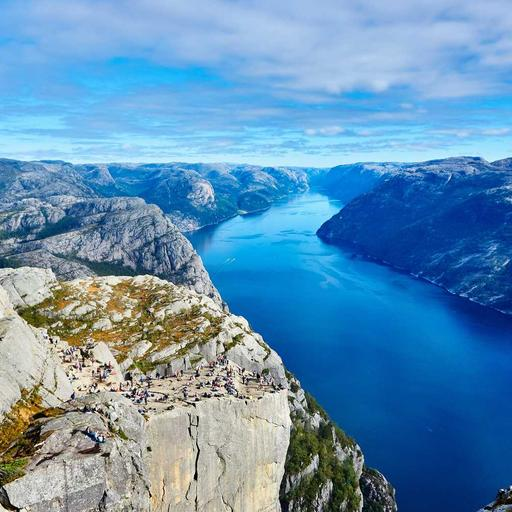
#> input picture scripts/a.jpg, 512 x 512 px
$ python hypotheses.py
#> lines starting #> are read from the running program, lines starting #| are printed output that depends on the picture
#!/usr/bin/env python3
"""Hypothesize new blend modes from the structure of the existing ones, and test.

Three generating families explain most existing modes and predict missing members:
  (1) Power (Holder) means  -> darken/harmonic/geometric/average are p=-inf,-1,0,1.
      Missing: p=2 (RMS) and the contraharmonic mean, between average and lighten.
  (2) Bitwise lattice -> and/or/xor exist. Missing: xnor (= dual of xor), nand, nor.
  (3) "Contrast" family = fuse(darkening_op, its dual lightening_op) at the midpoint
      -> overlay(mul,screen), linearlight, vividlight(burn,dodge), pinlight(min,max).
      The quadratic dodge/burn pair (reflect/glow/freeze/heat) has NO fused member.
      Hypothesis: "glowlight".
"""
import numpy as np
from PIL import Image, ImageDraw, ImageFont
M = 255.0
def clip(v): return np.clip(v, 0, 255)
gA = np.arange(256).reshape(256, 1) * np.ones((1, 256))
gB = np.ones((256, 1)) * np.arange(256).reshape(1, 256)
s = gA + gB

# ---- (1) the power-mean spectrum --------------------------------------------
darken   = np.minimum(gA, gB)                                  # p -> -inf
harmonic = np.where(s == 0, 0, 2 * gA * gB / np.maximum(s, 1e-9))   # p = -1
geometric= np.sqrt(gA * gB)                                    # p ->  0
average  = (gA + gB) / 2                                       # p =  1
rms      = np.sqrt((gA ** 2 + gB ** 2) / 2)                    # p =  2   *NEW
contra   = np.where(s == 0, 0, (gA ** 2 + gB ** 2) / np.maximum(s, 1e-9))  # *NEW
lighten  = np.maximum(gA, gB)                                  # p -> +inf

chain = [("darken  p=-inf", darken), ("harmonic  p=-1", harmonic),
         ("geometric  p=0", geometric), ("average  p=1", average),
         ("rms  p=2 *NEW", rms), ("contraharmonic *NEW", contra),
         ("lighten  p=+inf", lighten)]
print("POWER-MEAN SPECTRUM  (each rung must be >= the previous, everywhere):")
prev = None
for name, t in chain:
    if prev is not None:
        print(f"  {name:22}  min(this - prev) = {np.min(t - prev):+.3f}   "
              f"{'monotone OK' if np.min(t - prev) >= -1e-6 else 'VIOLATION'}")
    prev = t

# ---- (2) bitwise completion: xnor = dual of xor -----------------------------
iA, iB = gA.astype(int), gB.astype(int)
xor  = iA ^ iB
xnor = 255 - xor                                               # *NEW
dual_xor = 255 - ((255 - iA) ^ (255 - iB))
print("\nBITWISE: xnor == 255 - xor ;  also xnor == DUAL(xor)?  "
      f"max|xnor - DUAL(xor)| = {np.max(np.abs(xnor - dual_xor))}")

# ---- (3) the missing contrast mode: glowlight -------------------------------
def burn_q(c, b):  return np.where(c <= 0, 0, 255 - np.minimum(255, (255 - b) ** 2 / np.maximum(c, 1e-9)))
def dodge_q(c, b): return np.where(c >= 255, 255, np.minimum(255, b ** 2 / np.maximum(255 - c, 1e-9)))
def glowlight(A, B):   # mirrors vividlight, but with the quadratic dodge/burn pair
    return np.where(A < 128, burn_q(2 * A, B), dodge_q(2 * (A - 128), B))
gl = clip(glowlight(gA, gB))
print("\nCONTRAST FAMILY completeness:")
print("  overlay=fuse(multiply,screen) | linearlight=fuse(Lburn,Ldodge) |")
print("  vividlight=fuse(colorburn,colordodge) | pinlight=fuse(min,max) |")
print("  glowlight=fuse(freeze,reflect)  <-- the previously-missing quadratic member")
print(f"  glowlight range: [{gl.min():.0f}, {gl.max():.0f}],  center px = {gl[128,128]:.0f}")

# ---- render the new candidates on the real images ---------------------------
A = np.asarray(Image.open("a.jpg").convert("RGB").resize((400, 400)), float)
B = np.asarray(Image.open("b.jpg").convert("RGB").resize((400, 400)), float)
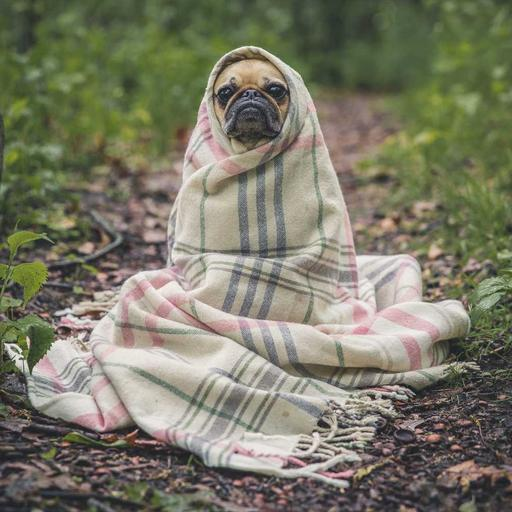
#> input picture scripts/b.jpg, 512 x 512 px
def img(arrfn): return np.broadcast_to(0, (1,))  # placeholder

def mode_rgb(fn): return Image.fromarray(clip(np.round(fn(A, B))).astype(np.uint8))
panels = [
 ("darken",      lambda A,B: np.minimum(A,B)),
 ("harmonic",    lambda A,B: np.where(A+B==0,0,2*A*B/np.maximum(A+B,1e-9))),
 ("geometric",   lambda A,B: np.sqrt(A*B)),
 ("average",     lambda A,B: (A+B)/2),
 ("rms *NEW",    lambda A,B: np.sqrt((A**2+B**2)/2)),
 ("contraharm *NEW", lambda A,B: np.where(A+B==0,0,(A**2+B**2)/np.maximum(A+B,1e-9))),
 ("lighten",     lambda A,B: np.maximum(A,B)),
 ("xor",         lambda A,B: (A.astype(int)^B.astype(int)).astype(float)),
 ("xnor *NEW",   lambda A,B: 255.0-(A.astype(int)^B.astype(int))),
 ("vividlight",  lambda A,B: np.where(A<128, np.where(2*A<=0,0,np.maximum(0,255-(255-B)*255/np.maximum(2*A,1e-9))),
                                              np.where(2*(A-128)>=255,255,np.minimum(255,B*255/np.maximum(255-2*(A-128),1e-9))))),
 ("glowlight *NEW", glowlight),
]
cell, lblh, cols = 200, 26, 4
rows = (len(panels)+cols-1)//cols
#> rows = 3
def font(sz):
#> called with sz = 15
    for p in ("/System/Library/Fonts/Supplemental/Arial Bold.ttf","/System/Library/Fonts/Helvetica.ttc"):
        try: return ImageFont.truetype(p, sz)
        except Exception: pass
    return ImageFont.load_default()
fn = font(15)
sheet = Image.new("RGB",(cols*cell, rows*(cell+lblh)),(245,245,245))
#> sheet: PIL image 800x678 RGB; every value is 245
d = ImageDraw.Draw(sheet)
for i,(name,f) in enumerate(panels):
    r,c = divmod(i,cols); x0,y0 = c*cell, r*(cell+lblh)
    sheet.paste(mode_rgb(f).resize((cell,cell)),(x0,y0))
    hi = "NEW" in name
    d.rectangle([x0,y0+cell,x0+cell,y0+cell+lblh], fill=(255,244,200) if hi else (255,255,255))
    d.text((x0+5,y0+cell+5), name, fill=(160,0,0) if hi else (0,0,0), font=fn)
#> this loop made 11 passes
#> (name, r, c, x0, y0, hi) on passes 1 to 11: ('darken', 0, 0, 0, 0, False), ('harmonic', 0, 1, 200, 0, False), ('geometric', 0, 2, 400, 0, False), ('average', 0, 3, 600, 0, False), ('rms *NEW', 1, 0, 0, 226, True), ('contraharm *NEW', 1, 1, 200, 226, True), ('lighten', 1, 2, 400, 226, False), ('xor', 1, 3, 600, 226, False), ('xnor *NEW', 2, 0, 0, 452, True), ('vividlight', 2, 1, 200, 452, False), ('glowlight *NEW', 2, 2, 400, 452, True)
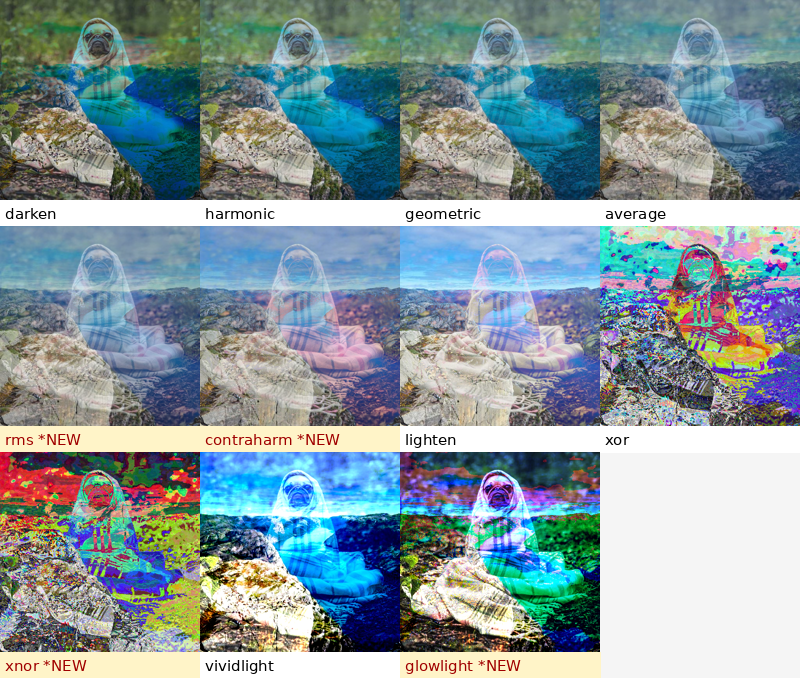
#> sheet: PIL image 800x678 RGB; mean R, G, B 134.2, 152.8, 158.4
sheet.save("hypotheses.png")
print("\nWrote hypotheses.png")
